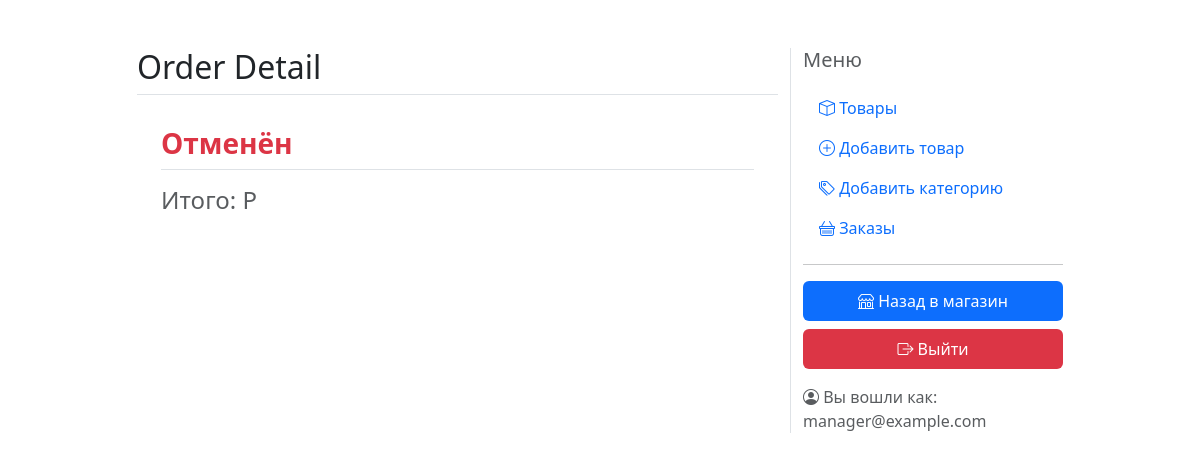
The page /dashboard/orders/detail/4 (signed in) on the database as committed earlier.
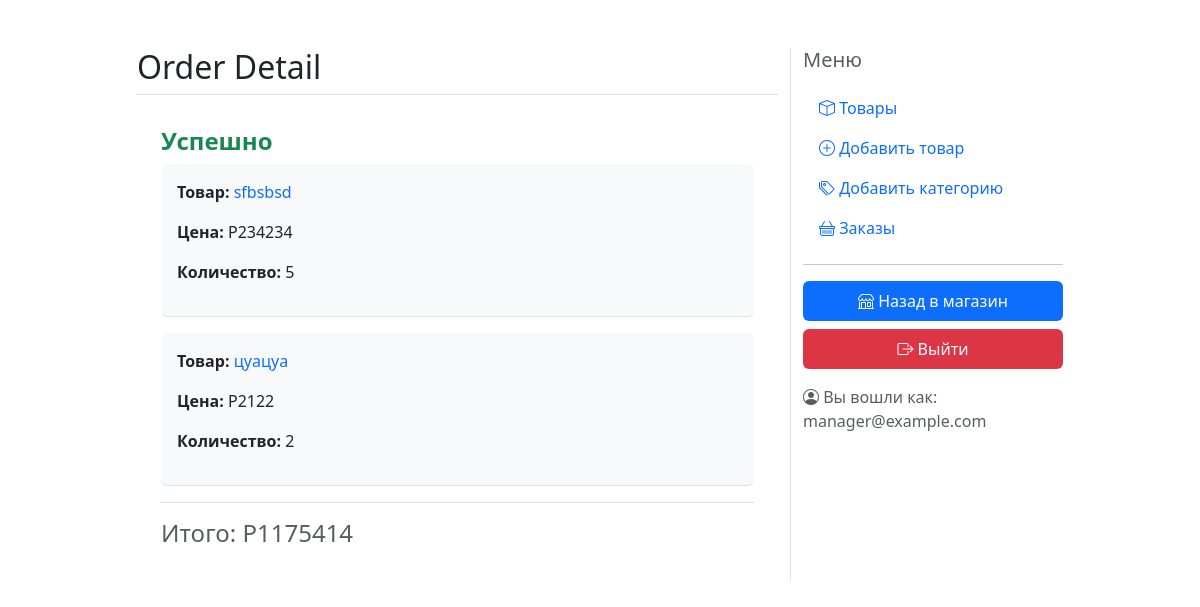
The same page on the database as committed later.
### orders/models.py (models this page shows, shortened)
class OrderItem(models.Model):
    order = models.ForeignKey(Order, on_delete=models.CASCADE, related_name='items')
    product = models.ForeignKey(Product, on_delete=models.CASCADE, related_name='order_items')
    price = models.IntegerField()
    quantity = models.SmallIntegerField(default=1)
    def get_cost(self):
        return self.price * self.quantity

class Order(models.Model):
    user = models.ForeignKey(User, on_delete=models.CASCADE, related_name='orders')
    created = models.DateTimeField(auto_now_add=True)
    updated = models.DateTimeField(auto_now=True)
    status = models.BooleanField(default=False)
    class Meta:
        ordering = ('-created',)
    @property
    def get_total_price(self):
        total = sum(item.get_cost() for item in self.items.all())
        return total

### shop/models.py (models this page shows, shortened)
class Product(models.Model):
    category = models.ForeignKey(Category, on_delete=models.CASCADE, related_name='products')
    image = models.ImageField(upload_to='products')
    title = models.CharField(max_length=250)
    description = models.TextField()
    price = models.IntegerField()
    date_created = models.DateTimeField(auto_now_add=True)
    slug = models.SlugField(unique=True, blank=True)
    class Meta:
        ordering = ('-date_created',)
    def get_absolute_url(self):
        return reverse('shop:product_detail', kwargs={'slug': self.slug})

### dashboard/views.py (the view)
# urls.py: path('orders/detail/<int:id>', views.order_detail, name='order_detail'),
@user_passes_test(is_manager)
@login_required
def order_detail(request, id):
    order = Order.objects.filter(id=id).first()
    items = OrderItem.objects.filter(order=order).all()
    context = {'title':'order detail', 'items':items, 'order':order}
    return render(request, 'order_detail.html', context)

### cart/utils/cart.py (called while the page is built)
    def __iter__(self):
        product_ids = self.cart.keys()
        products = Product.objects.filter(id__in=product_ids)
        cart = self.cart.copy()
        for product in products:
            cart[str(product.id)]['product'] = product
        for item in cart.values():
            item['total_price'] = int(item['price']) * int(item['quantity'])
            yield item

    def add_cart_session(self):
        cart = self.session.get(CART_SESSION_ID)
        if not cart:
            cart = self.session[CART_SESSION_ID] = {}
        return cart

### dashboard/views.py (called while the page is built)
def is_manager(user):
    try:
        if not user.is_manager:
            raise Http404
        return True
    except:
        raise Http404

### online_shop/context_processors.py (called while the page is built)
def return_cart(request):
    cart = len(list(Cart(request)))
    return {'cart_count': cart}

def return_categories(request):
    categories = Category.objects.all()
    return {'categories': categories}

### dashboard/templates/order_detail.html
{% extends "dashboard.html" %}
{% block content %}
    {% if order.status %}
        <h4><b class="text-success">Успешно</b></h4>
    {% else %}
        <h3><b class="text-danger">Отменён</b></h3>
    {% endif %}
    {% for item in items %}
    <div class="bg-light rounded border-bottom p-3 mb-3">
        <p><strong>Товар:</strong> <a class="text-decoration-none" href="{{ item.product.get_absolute_url }}">{{ item.product.title }}</a></p>
        <p><strong>Цена:</strong> Р{{ item.price }}</p>
        <p><strong>Количество:</strong> {{ item.quantity }}</p>
    </div>
    {% endfor %}
    <h4 class="border-top pt-3 text-muted">Итого: Р{{ order.get_total_price }}</h4>
{% endblock %}

Rows that differ between the two databases and show on the page:
added OrderItem: product "sfbsbsd", price "234234", quantity "5"
added OrderItem: product "цуацуа", price "2122", quantity "2"
added Order: get_total_price "1175414"
Other text that changed with them:
text no longer shown: "Отменён"
text now shown: "Успешно"
